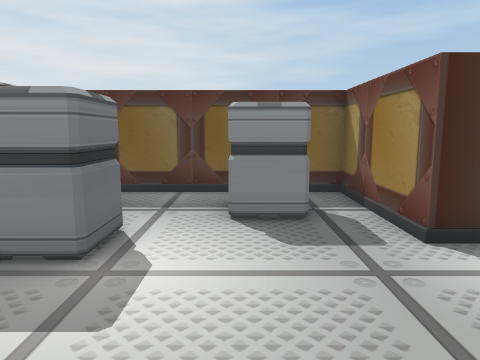
[1] (above)

16 first-person views from a walk through a Unity game level. The camera is 1.5 m above the floor, tilts 8° down and sees 70° across. Doors are open. The floor is counted in squares, 1 m on a side. Each view is taken from the middle of a square. On the plan, view 1 faces up. The plan holds only what a view shows up to about 16 squares ahead; the rest is blank. The player character is not drawn.

[2]
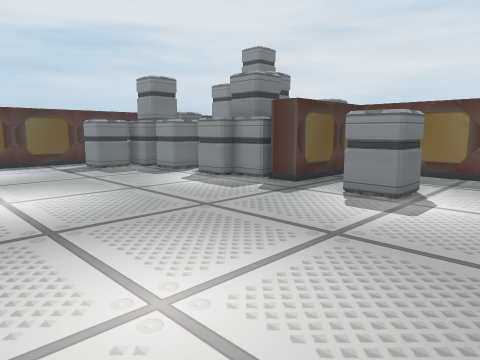

[3]
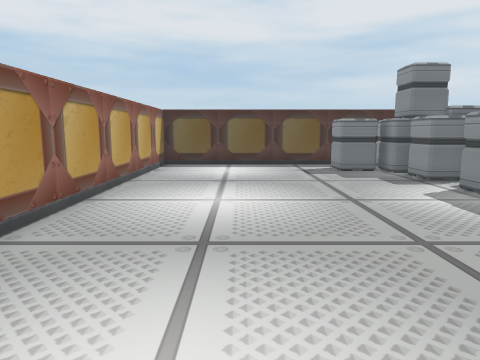

[4]
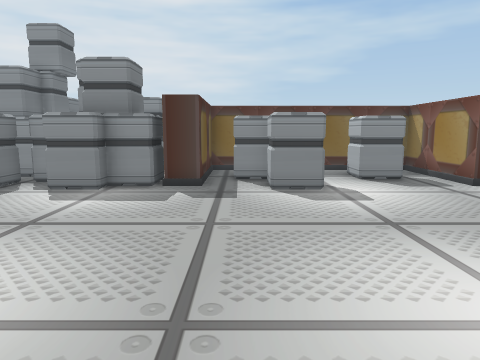

[5]
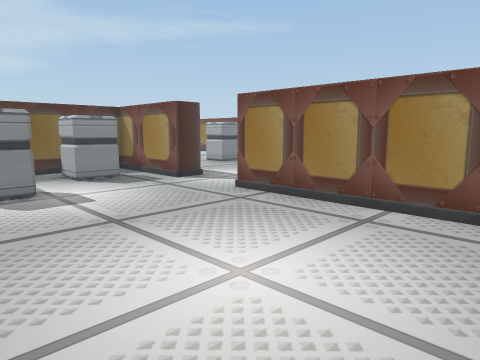

[6]
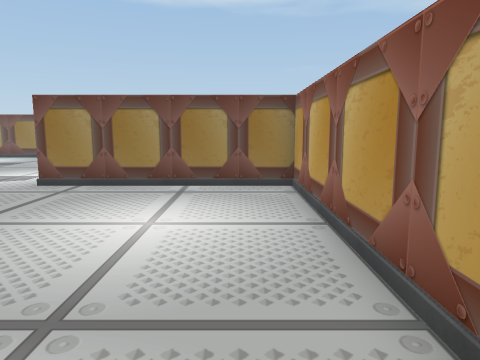

[7]
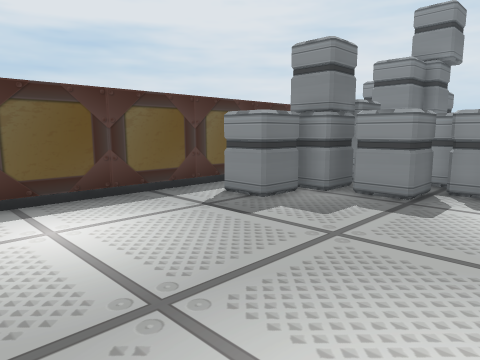

[8]
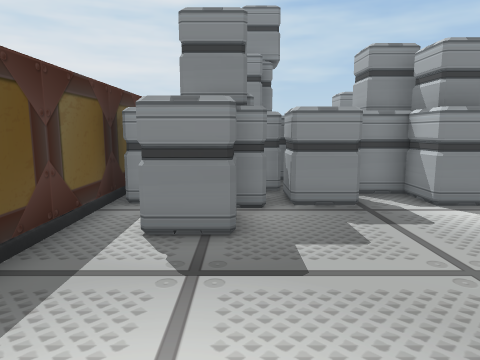

[9]
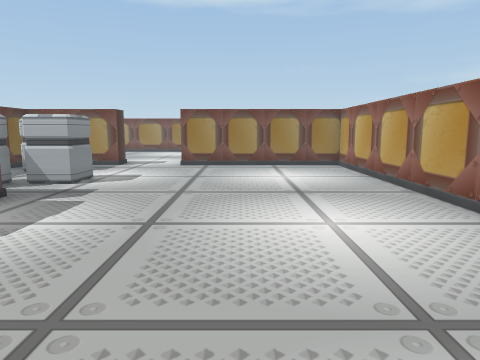

[10]
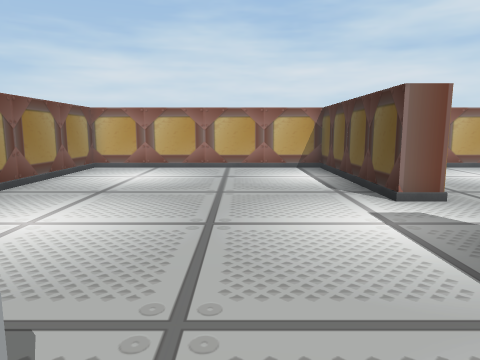

[11]
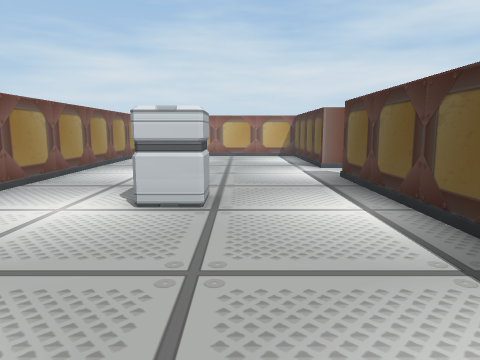

[12]
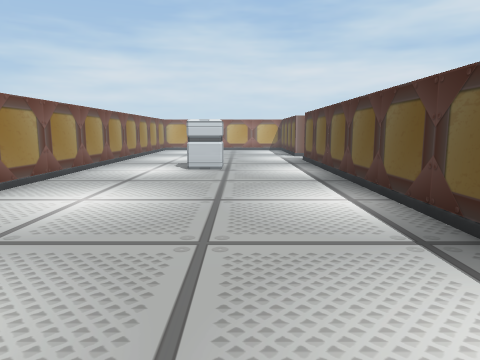

[13]
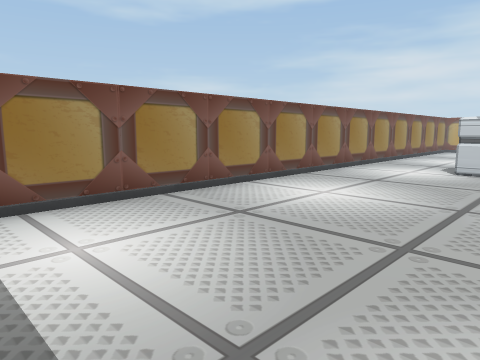

[14]
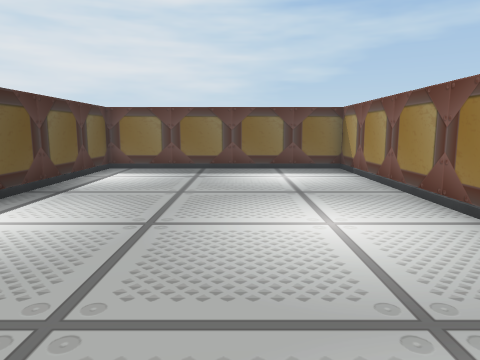

[15]
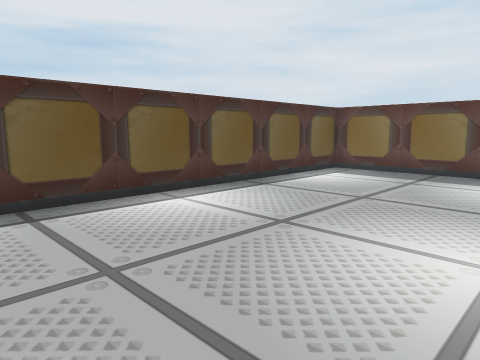

[16]
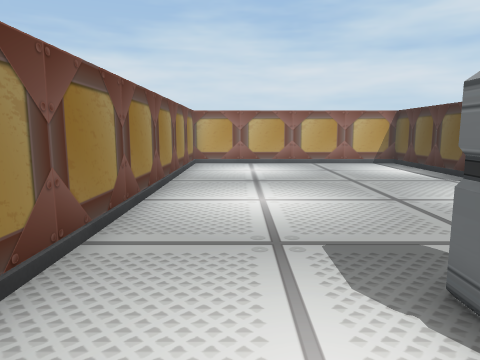

### Floor plan
Points are (right, up) in squares from view 1. A wall is a line through its corners. A room is listed if a view was taken in it or the views show most of it. See-through windows are left out.
Room 1 (views 1, 2, 3, 4, 5, 6, 7, 8, 9)
walls: (-15.8, 5.5) (-15.8, -5.5) (2.6, -5.5) (2.6, 1.7); (2.6, 4.5) (2.6, 8.5) (-5.1, 8.5) (-5.1, 4.5) (-6.1, 4.5)
ways out: open door at (3, 3) to room 2
objects: other object (-15, 4) to (-14, 5); other object (-15, 11) to (-14, 12); other object (-14, 2) to (-13, 3); other object (-14, 6) to (-13, 7); other object (-13, 4) to (-13, 5); other object (-13, 10) to (-12, 10); other object (-13, 12) to (-12, 13); other object (-12, 4) to (-11, 5); other object (-12, 6) to (-12, 7); other object (-12, 8) to (-11, 9); other object (-12, 9); other object (-11, 6); other object (-10, 5) to (-10, 6); other object (-9, 4) to (-8, 5); other object (-9, 7) to (-8, 7); other object (-8, 5) to (-7, 6); other object (-8, 9) to (-7, 11); other object (-8, 11) to (-8, 12); other object (-7, 4); other object (-4, 6) to (-3, 7); other object (-3, 4) to (-2, 5); other object (0, 6) to (1, 7)
Room 2 (views 10, 11, 12, 13, 14, 15, 16)
walls: (3.6, 1.7) (3.6, -5.5) (13.2, -5.5) (13.2, 24.2) (3.6, 24.2) (3.6, 4.5)
ways out: open door at (3, 3) to room 1
objects: other object (8, 8) to (9, 9)

Positions as (right, up) in squares from view 1, and headings:
1: (0, 0), facing up
2: (1, -4), facing up-left
3: (0, -2), facing left
4: (-4, -5), facing up
5: (-4, -5), facing up-right
6: (-7, -4), facing right
7: (-8, -4), facing up-left
8: (-13, -3), facing up
9: (-13, -1), facing right
10: (7, 9), facing down
11: (7, 16), facing down
12: (7, 23), facing down
13: (6, 23), facing down-right
14: (9, 10), facing up
15: (11, 11), facing up-left
16: (11, 11), facing down
